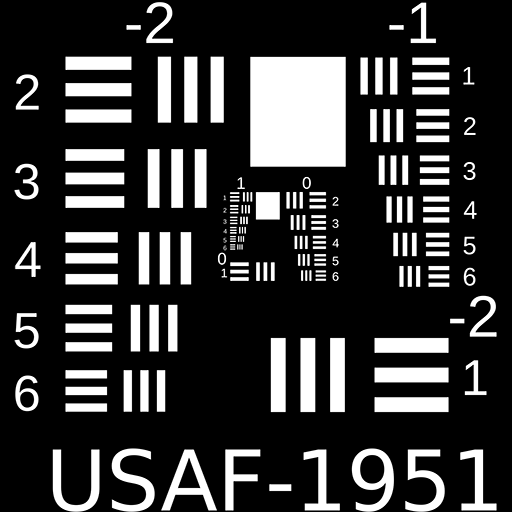
#> input picture test_image/USAF512.png, 512 x 512 px; its folder holds only this picture in this run
$ python MTf.py
#> lines starting #> are read from the running program, lines starting #| are printed output that depends on the picture
# -*- coding: utf-8 -*-
# @Time    : 2022-09-09 18:33
# @Author  : young wang
# @FileName: MTf.py
# @Software: PyCharm

import numpy as np
import matplotlib.pyplot as plt
from scipy.fftpack import fftshift, ifftshift, fft2, ifft2


import numpy as np
import matplotlib.pyplot as plt
from scipy.fftpack import fftshift, ifftshift, fft2, ifft2
import numpy as np
import matplotlib.pyplot as plt
from scipy.fftpack import fftshift, ifftshift, fft2, ifft2
from sklearn import preprocessing
import numpy as np
from skimage.util import random_noise
from skimage.color import rgb2gray
import matplotlib
import cv2 as cv
from scipy.fftpack import fftshift, ifftshift, fft2, ifft2
from natsort import natsorted
import glob


def Zernike_polar(coefficients, radius, theta):
    z = coefficients

    z1 = z[0] * 1 * (np.cos(theta) ** 2 + np.sin(theta) ** 2)
    z2 = z[1] * 2 * radius * np.cos(theta)
    z3 = z[2] * 2 * radius * np.sin(theta)
    z4 = z[3] * np.sqrt(3) * (2 * radius ** 2 - 1)
    z5 = z[4] * np.sqrt(6) * radius ** 2 * np.sin(2 * theta)
    z6 = z[5] * np.sqrt(6) * radius ** 2 * np.cos(2 * theta)
    z7 = z[6] * np.sqrt(8) * (3 * radius ** 2 - 2) * radius * np.sin(theta)
    z8 = z[7] * np.sqrt(8) * (3 * radius ** 2 - 2) * radius * np.cos(theta)

    zw = z1 + z2 + z3 + z4 + z5 + z6 + z7 + z8
    return zw


def pupil_size(D,lam,pix,size):
    pixrad = pix*np.pi/(180*3600)  # Pixel-size in radians
    nu_cutoff = D/lam      # Cutoff frequency in rad^-1
    deltanu = 1./(size*pixrad)     # Sampling interval in rad^-1
    rpupil = nu_cutoff/(2*deltanu) #pupil size in pixels
    return int(rpupil)


def phase(coefficients, rpupil):
    r = 1
    x = np.linspace(-r, r, 2 * rpupil)
    y = np.linspace(-r, r, 2 * rpupil)

    [X, Y] = np.meshgrid(x, y)
    R = np.sqrt(X ** 2 + Y ** 2)
    theta = np.arctan2(Y, X)

    Z = Zernike_polar(coefficients, R, theta)
    Z[R > 1] = 0
    return Z

def center(coefficients,size = 512,rpupil = 102):
    A = np.zeros([size,size])
    A[size//2-rpupil+1:size//2+rpupil+1,size//2-rpupil+1:size//2+rpupil+1]= phase(coefficients,rpupil)
    return A


def mask(rpupil, size):
    r = 1
    x = np.linspace(-r, r, 2*rpupil)
    y = np.linspace(-r, r, 2*rpupil)

    [X,Y] = np.meshgrid(x,y)
    R = np.sqrt(X**2+Y**2)
    theta = np.arctan2(Y, X)
    M = 1*(np.cos(theta)**2+np.sin(theta)**2)
    M[R>1] = 0
    Mask =  np.zeros([size,size])
    Mask[size//2-rpupil+1:size//2+rpupil+1,size//2-rpupil+1:size//2+rpupil+1]= M
    return Mask

def complex_pupil(A,Mask):
    abbe =  np.exp(1j*A)
    abbe_z = np.zeros((len(abbe),len(abbe)),dtype=np.complex)
    abbe_z = Mask*abbe
    return abbe_z

def PSF(complx_pupil):
    PSF = ifftshift(fft2(fftshift(complx_pupil)))
    PSF = (np.abs(PSF))**2 #or PSF*PSF.conjugate()
    PSF = PSF/PSF.sum() #normalizing the PSF
    return PSF

def OTF(psf):
    otf = ifftshift(psf) #move the central frequency to the corner
    otf = fft2(otf)
    otf_max = float(otf[0,0]) #otf_max = otf[size/2,size/2] if max is shifted to center
    otf = otf/otf_max #normalize by the central frequency signal
    return otf

def MTF(otf):
    mtf = np.abs(otf)
    return mtf


def ft2(g):
    G = fftshift(fft2(ifftshift(g)))
    return G


def ift2(G):
    numPixels = G.shape[0]

    g = fftshift(ifft2(ifftshift(G)))
    return g


def conv2(g1, g2):
    G1 = ft2(g1)
    G2 = ft2(g2)
    G_out = G1 * G2

    numPixels = g1.shape[0]

    g_out = ift2(G_out)
    return g_out

if __name__ == '__main__':
    matplotlib.rcParams.update(
        {
            'font.size': 20,
            'text.usetex': False,
            'font.family': 'sans-serif',
            'mathtext.fontset': 'stix',
        }
    )

    coefficients = np.zeros(8)
    coefficients[1] = 0.1
    coefficients[2] = 0
    coefficients[3] = 0.2
    coefficients[4] = 0

    D = 140  # diameter of the aperture
    lam = 617.3 * 10 ** (-6)  # wavelength of observation
    pix = 0.5  # plate scale
    f = 4125.3  # effective focal length
    size = 512  # size of detector in pixels

    # [8 lines of commented-out code are left out]

    rpupil = pupil_size(D, lam, pix, size)
    sim_phase = center(coefficients, size, rpupil)
    Mask = mask(rpupil, size)

    pupil_com = complex_pupil(sim_phase, Mask)
    psf = PSF(pupil_com)
    otf = OTF(psf)
    mtf = MTF(otf)

    image_plist = glob.glob('../test_image/*.png')
    img = cv.imread(image_plist[-1])
#> img is the input picture: shape (512, 512, 3); min 0, max 255, mean 53.6
    img_gray = rgb2gray(img)

    a = conv2(img_gray**2,abs(mtf)**2)
#> in ft2, `G = fftshift(fft2(ifftshift(g)))`:
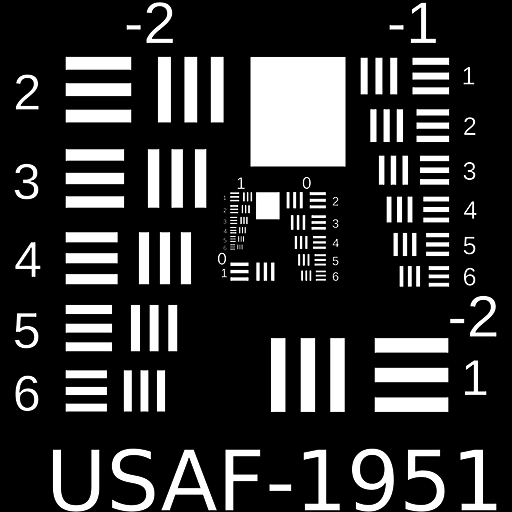
#> g: shape (512, 512) float64; min 0, max 1, mean 0.2
#> in ft2 (call 2), `G = fftshift(fft2(ifftshift(g)))`:
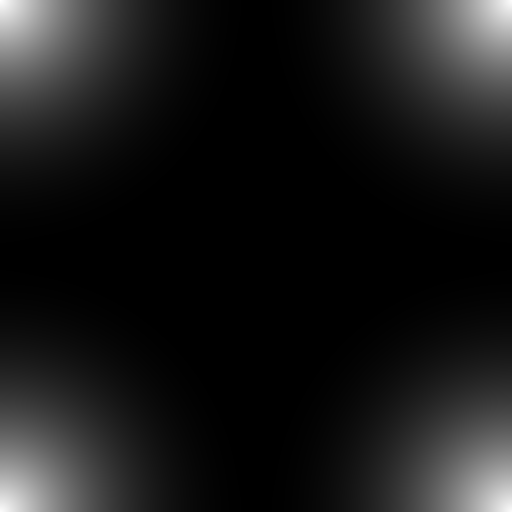
#> g: shape (512, 512) float64; min 0, max 1, mean 0.0995
    c = abs(a)/np.max(abs(a))
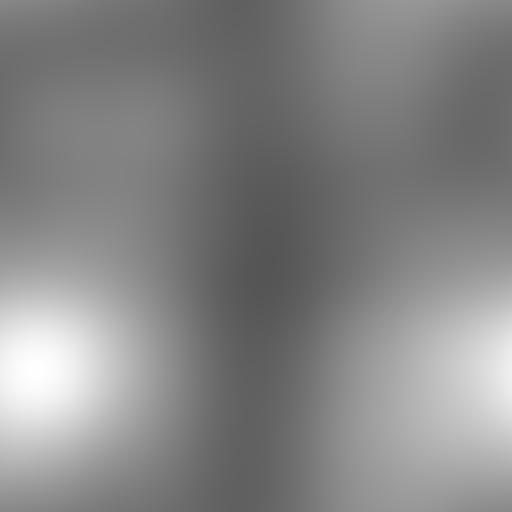
#> c: shape (512, 512) float64; min 0.335, max 1, mean 0.526
    plt.imshow(abs(c))
    plt.show()
